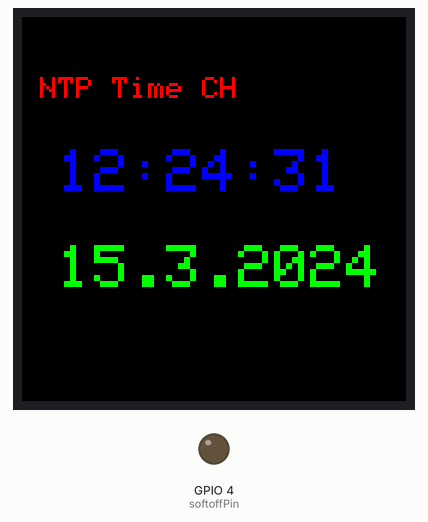
Recording of a sketch running on a simulated ESP8266 (NodeMCU). Shown: 128×128 colour display, output pins drawn as LEDs (lit = HIGH). WiFi joins after 1.5 s; servers stay silent unless stated; what the sketch prints to the serial monitor is not drawn.

Above: at 1.8 s.
At 15.7 s:
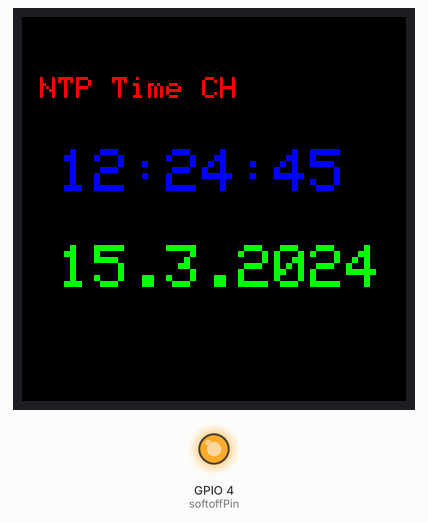
At 22.6 s:
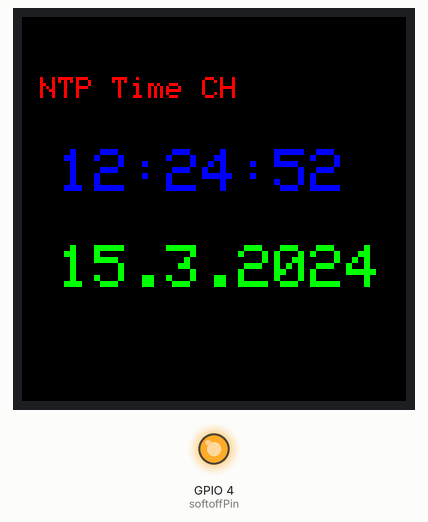
At 35.7 s:
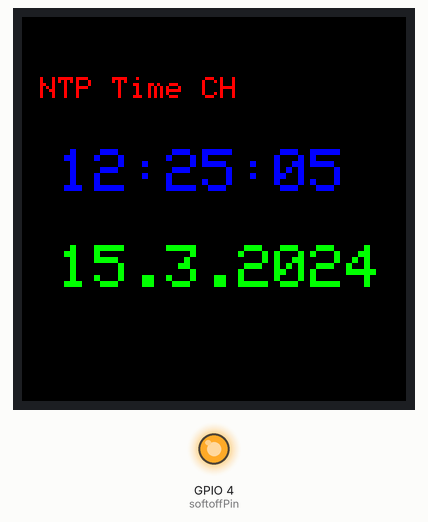
Timing chart, 0 to 37.2 s (numbered marks = the images above):
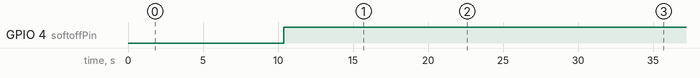

Measured:
- by itself, GPIO 4 (softoffPin): LOW → HIGH at 10.4 s
- what the display in image 0 shows lasts 0.9 s, from 1.7 s to 2.6 s
- what the display in image 1 shows lasts 1.8 s, from 15.6 s to 17.4 s

The sketch:

tft_ntp_client.ino
```cpp
/**
 * The TimeLib.h dependency is found in the Arduino Library manager under the
 * name 'Time' by Michael Margolis.
 */
#include <TimeLib.h>         // for Date/Time operations

#include <ESP8266WiFi.h>     // for WiFi
#include <WiFiUdp.h>         // for UDP NTP
#include <Adafruit_GFX.h>    // Core graphics library
#include <Adafruit_ST7735.h> // Hardware-specific library
#include <SPI.h>             // Serial Peripheral Interface

#define TFT_CS     15
#define TFT_RST    0
#define TFT_DC     5

// Option 1 (recommended): must use the hardware SPI pins
// (for UNO thats sclk = 13 and sid = 11) and pin 10 must be
// an output. This is much faster - also required if you want
// to use the microSD card (see the image drawing example)
Adafruit_ST7735 tft = Adafruit_ST7735(TFT_CS,  TFT_DC, TFT_RST);

// Option 2: use any pins but a little slower!
#define TFT_SCLK 13   // set these to be whatever pins you like!
#define TFT_MOSI 11   // set these to be whatever pins you like!
//Adafruit_ST7735 tft = Adafruit_ST7735(TFT_CS, TFT_DC, TFT_MOSI, TFT_SCLK, TFT_RST);

const int softoffPin =  4;
int softoffState = HIGH;
const int maxLoopsBeforeSoftoff = 10;

char ssid[] = "************";       //  your network SSID (name)
char pass[] = "************";       // your network password

// NTP Servers:
IPAddress timeServer(195, 186, 4, 101); // 195.186.4.101 (bwntp2.bluewin.ch)
const char* ntpServerName = "ch.pool.ntp.org";
const int timeZone = 2;     // Central European Time (summer time)

WiFiUDP Udp;
unsigned int localPort = 8888;  // local port to listen for UDP packets

void setup(void) {

  pinMode(softoffPin, OUTPUT);

  Serial.begin(115200);

  Serial.print("Connecting to wifi ");
  Serial.println(ssid);
  WiFi.begin(ssid, pass);

  while (WiFi.status() != WL_CONNECTED) {
    delay(500);
    Serial.print(".");
  }

  Serial.print("IP number assigned by DHCP is ");
  Serial.println(WiFi.localIP());
  Serial.println("Starting UDP");
  Udp.begin(localPort);
  Serial.print("Local port: ");
  Serial.println(Udp.localPort());

  Serial.print("Using NTP Server ");
  Serial.println(ntpServerName);
  //get a random server from the pool
  WiFi.hostByName(ntpServerName, timeServer);
  Serial.print("NTP Server IP ");
  Serial.println(timeServer);

  Serial.println("waiting for sync");
  setSyncProvider(getNtpTime);
  setSyncInterval(60);

  /*
    time_t t = getNtpTime();
    setTime(t);
  */

  digitalClockDisplay();

  tft.initR(INITR_144GREENTAB);   // initialize a ST7735S chip, black tab
  Serial.println("TFT Initialized");

  digitalClockDisplayToTft();
  Serial.println("Output to TFT done");
}

int counter = 0;

void loop() {

  if (counter == maxLoopsBeforeSoftoff) {
    Serial.println("System Shutdown");
    digitalWrite(softoffPin, softoffState);
  }

  digitalClockDisplayToTft();

  //time = millis() - time;
  //Serial.println(time, DEC);

  counter ++;
  delay(850);
}


/*-------- TFT code ----------*/

void digitalClockDisplayToTft() {
  // digital clock display of the time at the TFT
  tft.setTextWrap(false);
  tft.fillScreen(ST7735_BLACK);
  tft.setCursor(0, 20);
  tft.setTextColor(ST7735_RED);
  tft.setTextSize(1);
  tft.println(" NTP Time CH");
  tft.setTextColor(ST7735_BLUE);
  tft.println("");
  tft.println("");
  tft.setTextSize(2);
  tft.print(" ");
  tft.print(hour());
  printDigitsToTft(minute());
  printDigitsToTft(second());
  tft.println("");
  tft.println("");
  tft.setTextColor(ST7735_GREEN);
  tft.setTextSize(2);
  tft.print(" ");
  tft.print(day());
  tft.print(".");
  tft.print(month());
  tft.print(".");
  tft.print(year());
  tft.println();
}

void printDigitsToTft(int digits) {
  // utility for digital clock display: prints preceding colon and leading 0
  tft.print(":");
  if (digits < 10)
    tft.print('0');
  tft.print(digits);
}


/*-------- Serial Debug Code ----------*/

void digitalClockDisplay() {
  // digital clock display of the time
  Serial.print(hour());
  printDigits(minute());
  printDigits(second());
  Serial.print(" ");
  Serial.print(day());
  Serial.print(".");
  Serial.print(month());
  Serial.print(".");
  Serial.print(year());
  Serial.println("");
}

void printDigits(int digits) {
  // utility for digital clock display: prints preceding colon and leading 0
  Serial.print(":");
  if (digits < 10)
    Serial.print('0');
  Serial.print(digits);
}


/*-------- NTP code ----------*/

const int NTP_PACKET_SIZE = 48; // NTP time is in the first 48 bytes of message
byte packetBuffer[NTP_PACKET_SIZE]; //buffer to hold incoming & outgoing packets

time_t getNtpTime()
{
  while (Udp.parsePacket() > 0) ; // discard any previously received packets
  Serial.println("Transmit NTP Request");
  sendNTPpacket(timeServer);
  uint32_t beginWait = millis();
  while (millis() - beginWait < 1500) {
    int size = Udp.parsePacket();
    if (size >= NTP_PACKET_SIZE) {
      Serial.println("Receive NTP Response");
      Udp.read(packetBuffer, NTP_PACKET_SIZE);  // read packet into the buffer
      unsigned long secsSince1900;
      // convert four bytes starting at location 40 to a long integer
      secsSince1900 =  (unsigned long)packetBuffer[40] << 24;
      secsSince1900 |= (unsigned long)packetBuffer[41] << 16;
      secsSince1900 |= (unsigned long)packetBuffer[42] << 8;
      secsSince1900 |= (unsigned long)packetBuffer[43];
      return secsSince1900 - 2208988800UL + timeZone * SECS_PER_HOUR;
    }
  }
  Serial.println("No NTP Response :-(");
  return 0; // return 0 if unable to get the time
}

// send an NTP request to the time server at the given address
void sendNTPpacket(IPAddress &address)
{
  // set all bytes in the buffer to 0
  memset(packetBuffer, 0, NTP_PACKET_SIZE);
  // Initialize values needed to form NTP request
  // (see URL above for details on the packets)
  packetBuffer[0] = 0b11100011;   // LI, Version, Mode
  packetBuffer[1] = 0;     // Stratum, or type of clock
  packetBuffer[2] = 6;     // Polling Interval
  packetBuffer[3] = 0xEC;  // Peer Clock Precision
  // 8 bytes of zero for Root Delay & Root Dispersion
  packetBuffer[12]  = 49;
  packetBuffer[13]  = 0x4E;
  packetBuffer[14]  = 49;
  packetBuffer[15]  = 52;
  // all NTP fields have been given values, now
  // you can send a packet requesting a timestamp:
  Udp.beginPacket(address, 123); //NTP requests are to port 123
  Udp.write(packetBuffer, NTP_PACKET_SIZE);
  Udp.endPacket();
}
```
